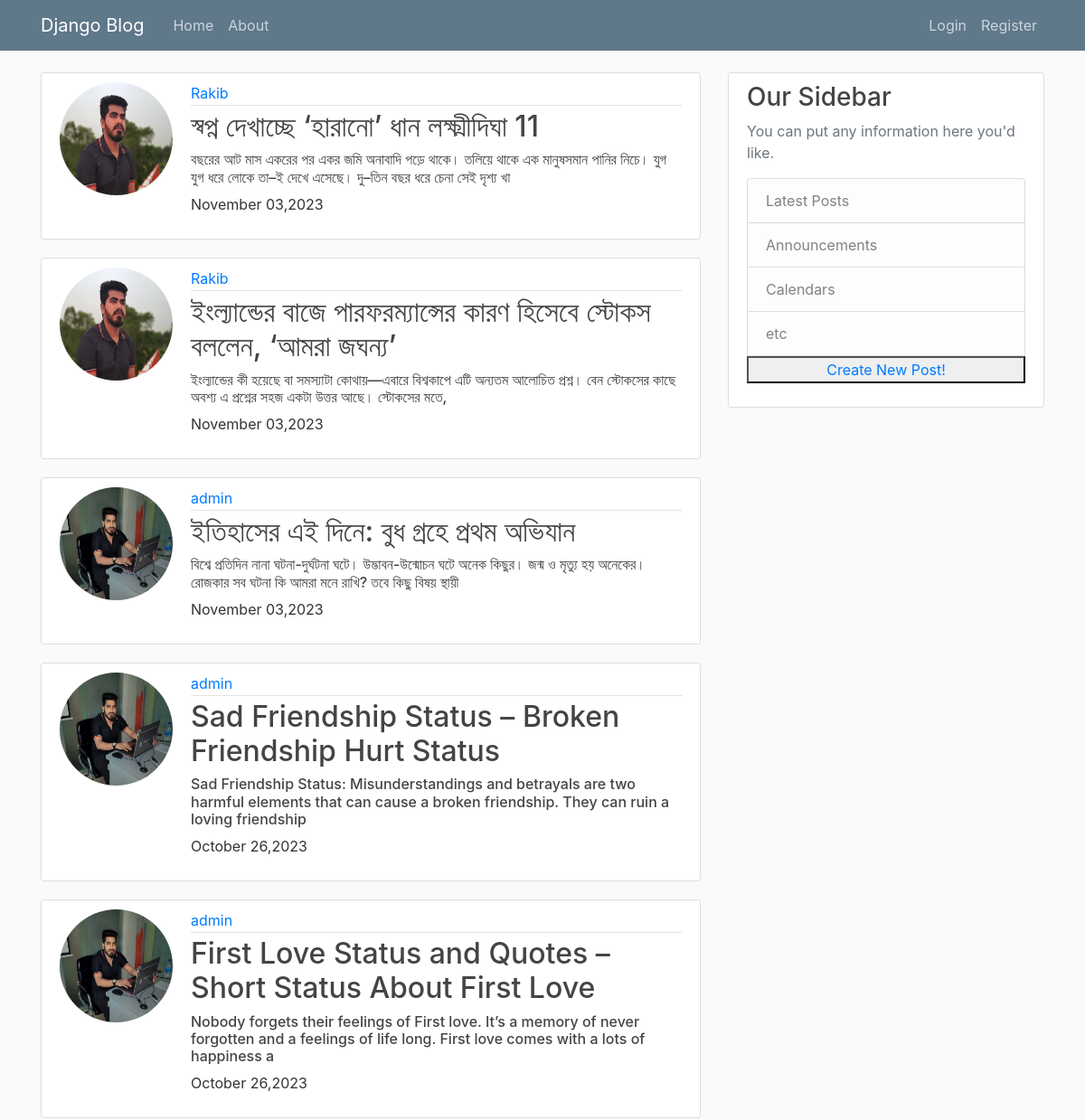
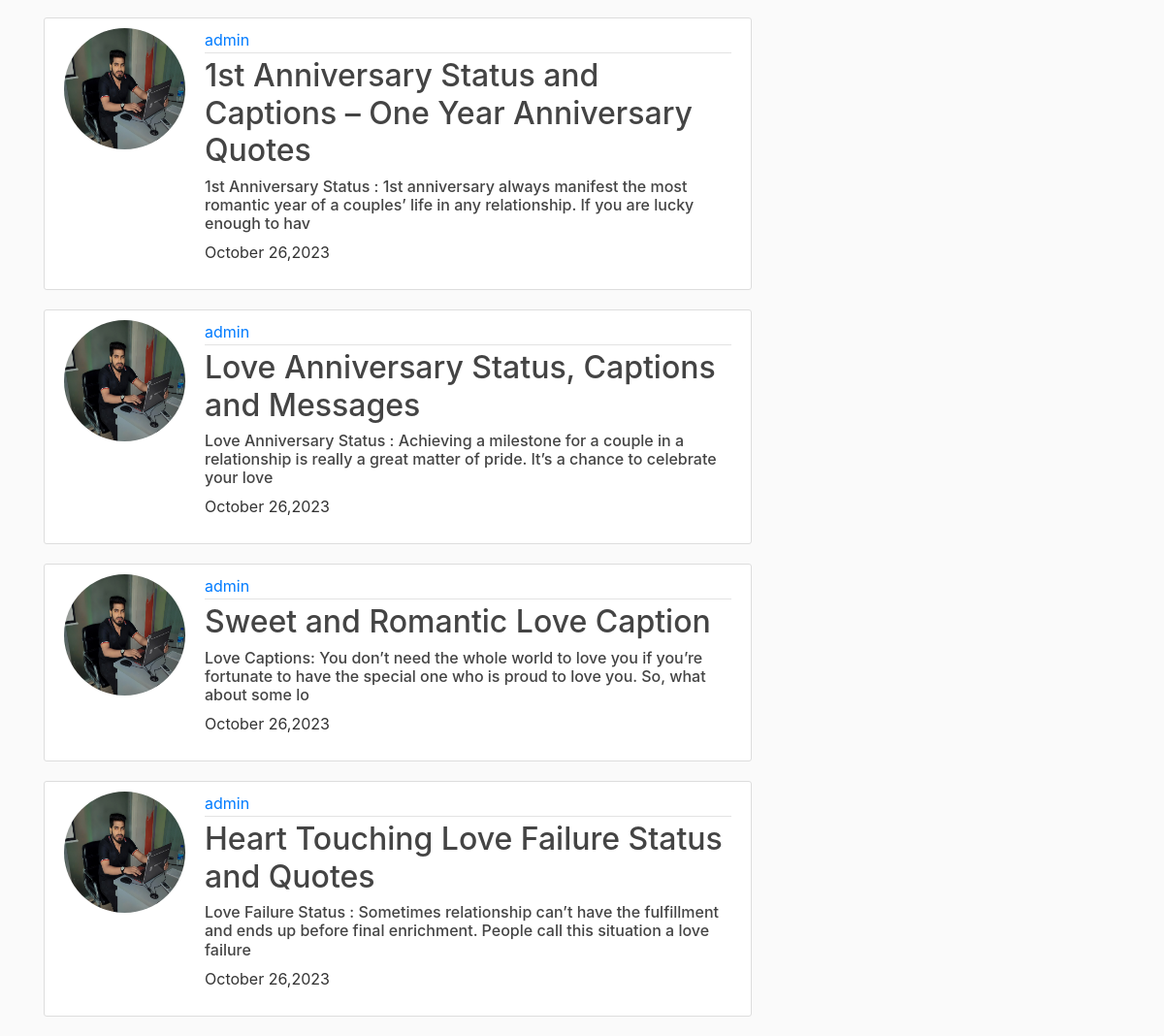
The page / on the database its author committed (2 pictures, top to bottom).
### BlogApp/models.py (models this page shows, shortened)
class Post(models.Model):
    title = models.CharField(max_length=150)
    content = models.TextField()
    date_post = models.DateTimeField(default=timezone.now)
    author = models.ForeignKey(User, on_delete=models.CASCADE)

### users/models.py (models this page shows)
class Profile(models.Model):
    user = models.OneToOneField(User, on_delete=models.CASCADE)
    image = models.ImageField(default='default.jpg', upload_to='profile_pics')

### BlogApp/views.py (the view)
# urls.py: path('', PostListView.as_view(), name="home page"),
class PostListView(ListView):
    model = Post
    template_name = 'home/homepage.html'
    context_object_name = 'Posts'
    ordering = ['-date_post']

### BlogApp/templates/home/homepage.html
{% extends "home/base.html" %}
{% block content %}
{% for Post in Posts%}
<article class="media content-section">
    <img class="rounded-circle account-img" src="{{ Post.author.profile.image.url }}">
    <div class="media-body">
        <div class="article-metadata">
            <a class="mr-2" href="#">{{ Post.author }}</a>
        </div>
        <h2><a class="article-title" href="{% url 'post detail' Post.id %}">{{ Post.title }}</a></h2>
        <h6><a class="article-title" href="#">{{ Post.content|slice:":150" }}</a></h6>
        <p class="article-content">{{ Post.date_post |date:"F d,Y" }}</p>
    </div>
</article>
{% endfor %}
{% endblock %}

### BlogApp/static/blog/main.css (style rules this page uses)
body { background: #fafafa; color: #333333; margin-top: 5rem; }
h1, h2, h3, h4, h5, h6 { color: #444444; }
.content-section { background: #ffffff; padding: 10px 20px; border: 1px solid #dddddd; border-radius: 3px; margin-bottom: 20px; }
.article-title { color: #444444; }
.article-content { white-space: pre-line; }
.article-metadata { padding-bottom: 1px; margin-bottom: 4px; border-bottom: 1px solid #e3e3e3 }
.account-img { height: 125px; width: 125px; margin-right: 20px; margin-bottom: 16px; }

### rows shown on the page
Post: author.profile.image (picture), author "Rakib", title "স্বপ্ন দেখাচ্ছে ‘হারানো’ ধান লক্ষ্মীদিঘা 11", content "বছরের আট মাস একরের পর একর জমি অনাবাদি পড়ে থাকে। তলিয়ে থাকে এক মানুষসমান পানির নিচে। যুগ যুগ ধরে লোকে তা–ই দেখে এসেছে। দু–তিন বছর ধরে চেনা সেই দৃশ্য খা", date_post "November 03,2023"
Post: author.profile.image (picture), author "Rakib", title "ইংল্যান্ডের বাজে পারফরম্যান্সের কারণ হিসেবে স্টোকস বললেন, ‘আমরা জঘন্য’", content "ইংল্যান্ডের কী হয়েছে বা সমস্যাটা কোথায়—এবারে বিশ্বকাপে এটি অন্যতম আলোচিত প্রশ্ন। বেন স্টোকসের কাছে অবশ্য এ প্রশ্নের সহজ একটা উত্তর আছে। স্টোকসের মতে,", date_post "November 03,2023"
Post: author.profile.image (picture), author "admin", title "ইতিহাসের এই দিনে: বুধ গ্রহে প্রথম অভিযান", content "বিশ্বে প্রতিদিন নানা ঘটনা-দুর্ঘটনা ঘটে। উদ্ভাবন-উন্মোচন ঘটে অনেক কিছুর। জন্ম ও মৃত্যু হয় অনেকের। রোজকার সব ঘটনা কি আমরা মনে রাখি? তবে কিছু বিষয় স্থায়ী", date_post "November 03,2023"
Post: author.profile.image (picture), author "admin", title "Sad Friendship Status – Broken Friendship Hurt Status", content "Sad Friendship Status: Misunderstandings and betrayals are two harmful elements that can cause a broken friendship. They can ruin a loving friendship", date_post "October 26,2023"
Post: author.profile.image (picture), author "admin", title "First Love Status and Quotes – Short Status About First Love", content "Nobody forgets their feelings of First love. It’s a memory of never forgotten and a feelings of life long. First love comes with a lots of happiness a", date_post "October 26,2023"
Post: author.profile.image (picture), author "admin", title "1st Anniversary Status and Captions – One Year Anniversary Quotes", content "1st Anniversary Status : 1st anniversary always manifest the most romantic year of a couples’ life in any relationship. If you are lucky enough to hav", date_post "October 26,2023"
Post: author.profile.image (picture), author "admin", title "Love Anniversary Status, Captions and Messages", content "Love Anniversary Status : Achieving a milestone for a couple in a relationship is really a great matter of pride. It’s a chance to celebrate your love", date_post "October 26,2023"
Post: author.profile.image (picture), author "admin", title "Sweet and Romantic Love Caption", content "Love Captions: You don’t need the whole world to love you if you’re fortunate to have the special one who is proud to love you. So, what about some lo", date_post "October 26,2023"
Post: author.profile.image (picture), author "admin", title "Heart Touching Love Failure Status and Quotes", content "Love Failure Status : Sometimes relationship can’t have the fulfillment and ends up before final enrichment. People call this situation a love failure", date_post "October 26,2023"
